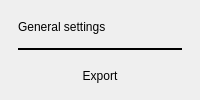
             <widget class="QWidget" name="generalSettings">
              <property name="styleSheet">
               <string notr="true"/>
              </property>
              <layout class="QVBoxLayout" name="verticalLayout_3">
               <property name="spacing">
                <number>0</number>
               </property>
               <property name="leftMargin">
                <number>18</number>
               </property>
               <property name="topMargin">
                <number>20</number>
               </property>
               <property name="rightMargin">
                <number>18</number>
               </property>
               <property name="bottomMargin">
                <number>0</number>
               </property>
               <item>
                <widget class="QLabel" name="labelGeneralSettingsTitle">
                 <property name="styleSheet">
                  <string notr="true"/>
                 </property>
                 <property name="text">
                  <string>General settings</string>
                 </property>
                 <property name="general_settings_label" stdset="0">
                  <bool>true</bool>
                 </property>
                </widget>
               </item>
               <item>
                <spacer name="verticalSpacer_2">
                 <property name="orientation">
                  <enum>Qt::Vertical</enum>
                 </property>
                 <property name="sizeType">
                  <enum>QSizePolicy::Fixed</enum>
                 </property>
                 <property name="sizeHint" stdset="0">
                  <size>
                   <width>0</width>
                   <height>14</height>
                  </size>
                 </property>
                </spacer>
               </item>
               <item>
                <widget class="Line" name="lineGeneralSettingsTitle">
                 <property name="minimumSize">
                  <size>
                   <width>0</width>
                   <height>2</height>
                  </size>
                 </property>
                 <property name="maximumSize">
                  <size>
                   <width>16777215</width>
                   <height>16777215</height>
                  </size>
                 </property>
                 <property name="styleSheet">
                  <string notr="true"/>
                 </property>
                 <property name="frameShadow">
                  <enum>QFrame::Plain</enum>
                 </property>
                 <property name="lineWidth">
                  <number>2</number>
                 </property>
                 <property name="orientation">
                  <enum>Qt::Horizontal</enum>
                 </property>
                 <property name="blue_line" stdset="0">
                  <bool>true</bool>
                 </property>
                </widget>
               </item>
               <item>
                <spacer name="verticalSpacer_9">
                 <property name="orientation">
                  <enum>Qt::Vertical</enum>
                 </property>
                 <property name="sizeType">
                  <enum>QSizePolicy::Fixed</enum>
                 </property>
                 <property name="sizeHint" stdset="0">
                  <size>
                   <width>20</width>
                   <height>10</height>
                  </size>
                 </property>
                </spacer>
               </item>
               <item>
                <widget class="QPushButton" name="btnExport">
                 <property name="styleSheet">
                  <string notr="true">QPushButton {
  min-height: 30px;
  max-height: 30px;

  border: 0px;
}</string>
                 </property>
                 <property name="text">
                  <string>Export</string>
                 </property>
                 <property name="blue_button" stdset="0">
                  <bool>true</bool>
                 </property>
                </widget>
               </item>
               <item>
                <spacer name="verticalSpacer">
                 <property name="orientation">
                  <enum>Qt::Vertical</enum>
                 </property>
                 <property name="sizeHint" stdset="0">
                  <size>
                   <width>0</width>
                   <height>0</height>
                  </size>
                 </property>
                </spacer>
               </item>
              </layout>
             </widget>
